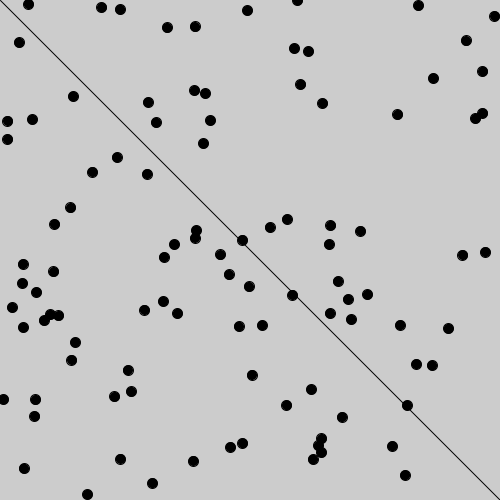
Frame 1 (no input)
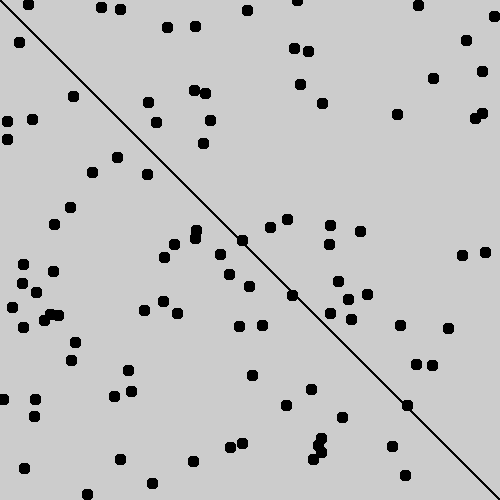
Frame 60 (the mouse pressed at the canvas centre just before this capture)
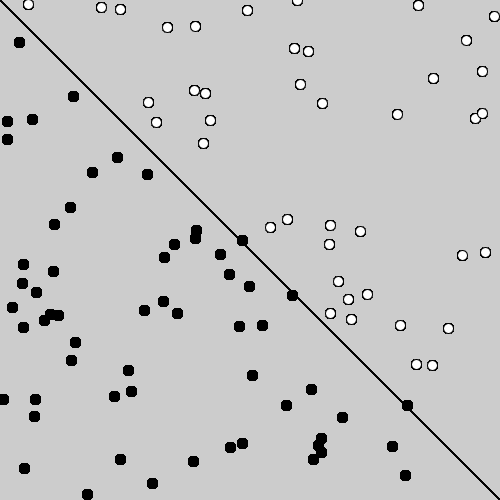
Frame 120 (the mouse held since frame 60 and released just before this capture)

The Processing sketch that drew these frames (run headless with seeded random() and noise(); from frame 60 on, the mouse is pressed at the canvas centre):

// Processing sketch: perseptron
// ── perseptron.pde
perceptron p;
Point[] data;
Point[] points;
void setup(){
  size(500,500);
  p = new perceptron();
  data = new Point[100];
  points = new Point[100];
  for(int i = 0;i<100;i++){
    data[i] = new Point();
    points[i] = new Point();
  }
}

void draw(){
  line(0,0,width,height);
  for(Point point:points){
    float[] inputs = {point.x,point.y};
    int guess = p.guess(inputs);
    point.label = guess;
    point.show();
  }
}

void mousePressed(){
  train();
}

// ── point.pde
class Point {
  float x;
  float y;
  float label;
  Point(){
     x = random(width);
     y = random(height);
      if(x>y){
      label = 1;
    } else {
      label = -1;
    }
  }
  void show() {
    stroke(0);
    if(label == 1){
      fill(255);
    }else{
      fill(0);
    }
    ellipse(x,y,10,10);
  }
}

// ── training.pde

int activationFunction(float n) {
  if(n>0) {
    return 1;
  }else{
    return -1;
  }
}
class perceptron{
  float[] weights;
  perceptron(){
    weights = new float[2];
    for (double w:weights){
      w = Math.random() * 2 - 1;
    }
  }
  
  int guess(float[] inputs){
    float sum = 0;
    for(int k = 0;k<weights.length;k++){
      sum+= weights[k] * inputs[k];
    }
    return activationFunction(sum); 
  }
  
  void train(float[] inputs,float t) {
    float sum = 0;
    float target = t;
    for(int k = 0;k<2;k++){
      sum+= weights[k] * inputs[k];
    }
    float o =  activationFunction(sum);
    float error = target - o;
    float lr = 0.1;
    for (int i = 0;i<weights.length;i++){
      weights[i] += error * inputs[i]*lr;
    }
  }
}
void train(){
  for(Point point:data){
   float[] inputs = {point.x,point.y};
   p.train(inputs,point.label);
  }
}
